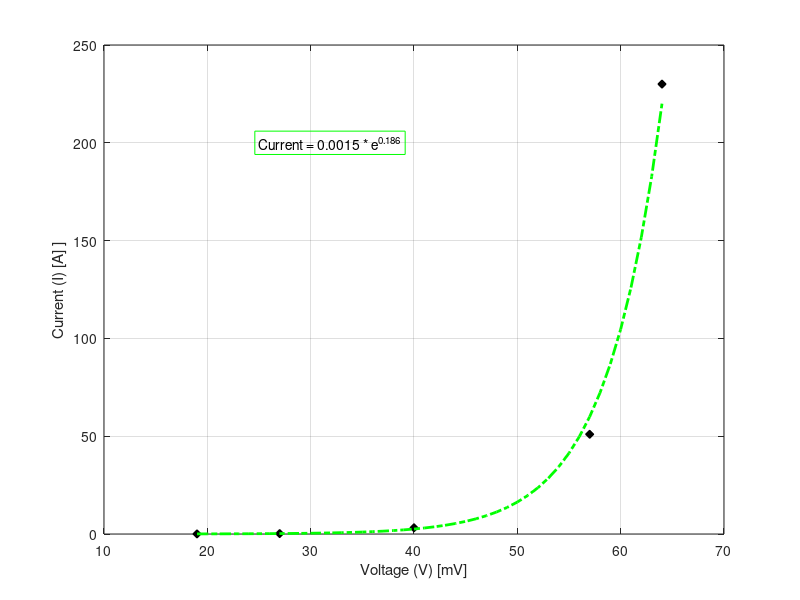

The MATLAB script that drew this image:
%{

%}
clc
clear
close all
%Part 1
V = [ 19 27 40 57 64 ]; % x: Voltage (V) [mV]
curr = [0.05, 0.21, 3.2, 51, 230 ]; % y: Current (I) [A]
%
figure('color','w')
plot(V, curr , 'd k', 'MarkerFaceColor', 'k')
grid on
%axis( )
xlabel('Voltage (V) [mV]' )
ylabel('Current (I) [A] ]' )
%title( )
%legend( ) - not needed

%Part 2 - Theoretical part, exponential model
c = polyfit(V,log(curr),1);
m = c(1);
b = exp(c(2));

%y = be^(mx)
x_pf = [19:1:64];
y_pf = b*exp(m*x_pf);

hold on
plot(x_pf,y_pf,'g -.','LineWidth',2)

TE = sprintf('Current = %0.4f * e^{%0.3f}',b,m);
text(25,200,TE,'EdgeColor','g')